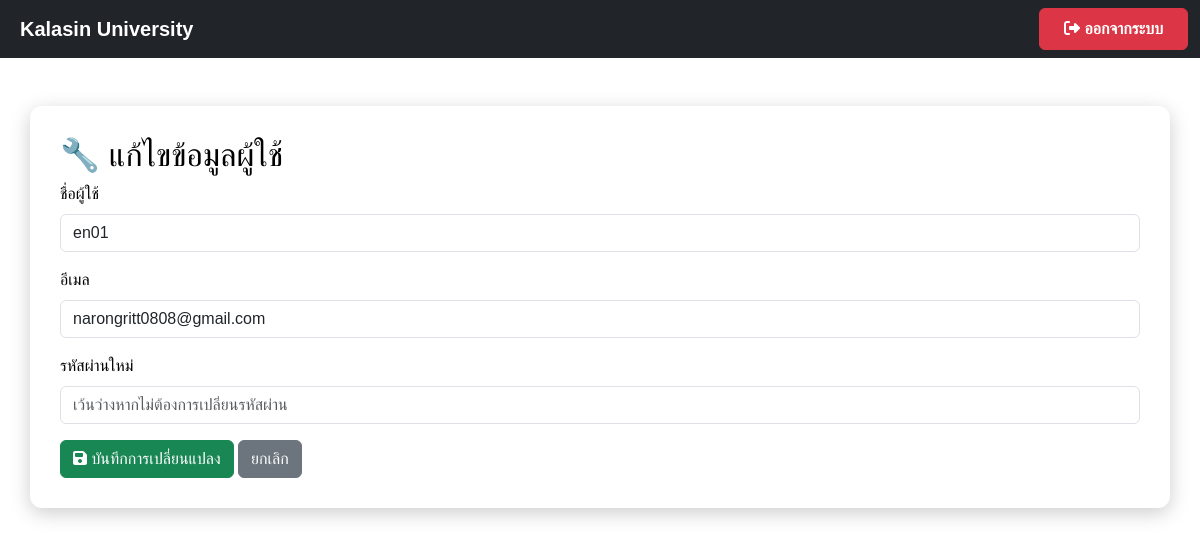
The app's page /edit_user/2, older data.
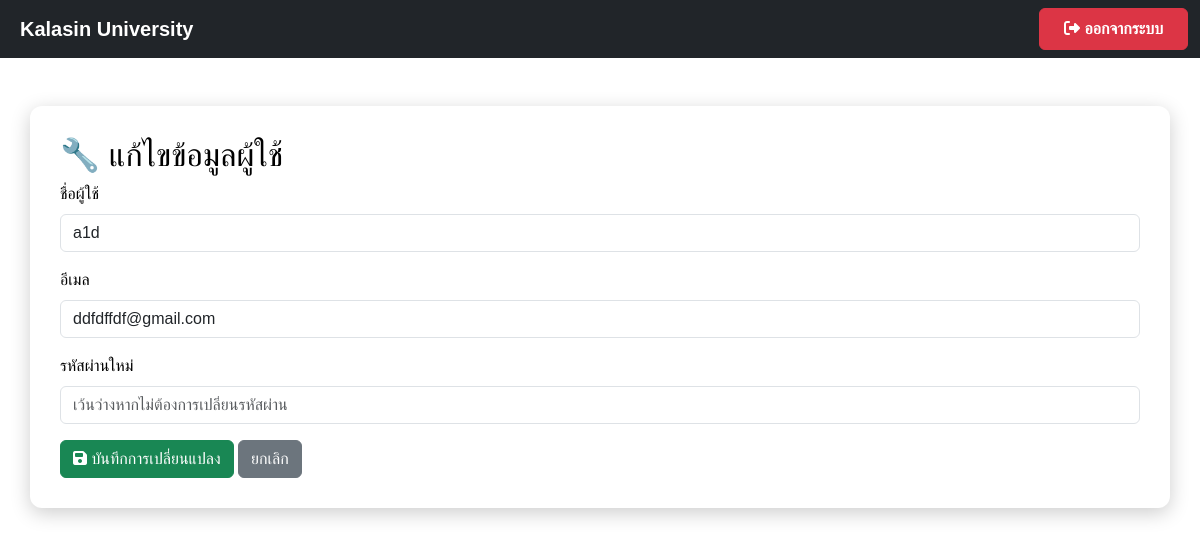
The same page, newer data.
### app.py (models this page shows)
class User(db.Model):
    id = db.Column(db.Integer, primary_key=True)
    username = db.Column(db.String(100), unique=True, nullable=False)
    email = db.Column(db.String(150), unique=True, nullable=False)  # ✅ เพิ่ม email
    password = db.Column(db.String(200), nullable=False)
    role = db.Column(db.String(10), nullable=False, default='user')
    files = db.relationship('File', backref='user', lazy=True)

### app.py (the view)
@app.route('/edit_user/<int:user_id>', methods=['GET', 'POST'])
def edit_user(user_id):
    user = User.query.get(user_id)
    if not user:
        flash("ไม่พบผู้ใช้ที่ต้องการแก้ไข", "danger")
        return redirect(url_for('admin_dashboard'))
    if request.method == 'POST':
        user.username = request.form['username']
        user.email = request.form['email']
        db.session.commit()
        flash("อัปเดตข้อมูลสำเร็จ", "success")
        return redirect(url_for('admin_dashboard'))
    return render_template('edit_user.html', user=user)

### templates/edit_user.html (shortened to what this page needs)
<!DOCTYPE html>
<html lang="th">
<head>
    <link href="https://cdn.jsdelivr.net/npm/bootstrap@5.3.3/dist/css/bootstrap.min.css" rel="stylesheet">
    <link rel="stylesheet" href="https://cdnjs.cloudflare.com/ajax/libs/font-awesome/6.4.2/css/all.min.css">
</head>
<body>
    <nav class="navbar navbar-expand-lg navbar-dark bg-dark">
        <div class="container-fluid">
            <a class="navbar-brand ms-2" href="{{ url_for('user_dashboard') }}">
                <strong>Kalasin University</strong>
            </a>
            <div class="ms-auto d-flex">
                <a href="{{ url_for('logout') }}" class="btn btn-danger fw-bold px-4 py-2">
                    <i class="fas fa-sign-out-alt"></i> ออกจากระบบ
                </a>
            </div>
        </div>
    </nav>
    <div class="container container-custom mt-5">
        <h2>🔧 แก้ไขข้อมูลผู้ใช้</h2>
        <form method="POST" action="{{ url_for('edit_user', user_id=user.id) }}">
            <div class="mb-3">
                <label for="username" class="form-label">ชื่อผู้ใช้</label>
                <input type="text" class="form-control" id="username" name="username" value="{{ user.username }}" required>
            </div>
            <div class="mb-3">
                <label for="email" class="form-label">อีเมล</label>
                <input type="email" class="form-control" id="email" name="email" value="{{ user.email }}" required>
            </div>
            <div class="mb-3">
                <label for="password" class="form-label">รหัสผ่านใหม่</label>
                <input type="password" class="form-control" id="password" name="password" placeholder="เว้นว่างหากไม่ต้องการเปลี่ยนรหัสผ่าน">
            </div>
            <button type="submit" class="btn btn-success"><i class="fas fa-save"></i> บันทึกการเปลี่ยนแปลง</button>
            <a href="{{ url_for('user_dashboard') }}" class="btn btn-secondary">ยกเลิก</a>
        </form>
    </div>
</body>
</html>

Row changes from the older to the newer data that the page shows:
changed User: username "en01" → "a1d"; email "narongritt0808@gmail.com" → "ddfdffdf@gmail.com"
